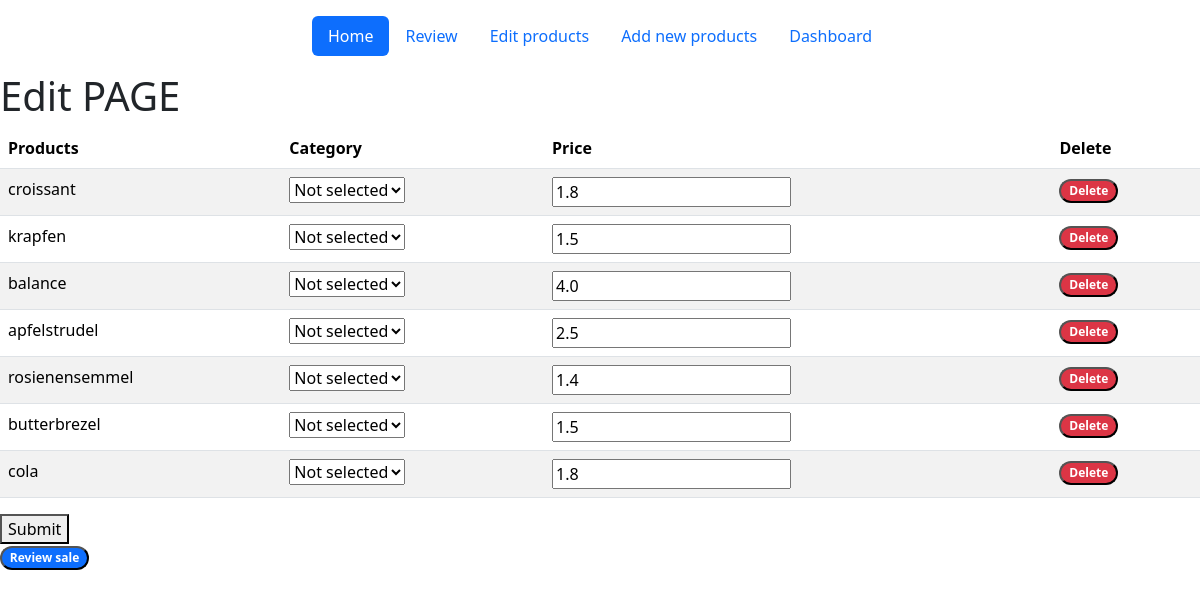
Page /edit on the committed database.
### tables this page shows
CREATE TABLE products (
id INTEGER PRIMARY KEY AUTOINCREMENT,
name TEXT,
category TEXT,
price REAL
, sell_price REAL);

### app.py (the view)
@app.route("/edit", methods=["GET", "POST"])
def edit():
    products = get_all_products() # Fetch all products from DB
    categories = list(set([product.category for product in products])) #  create categories list HERE
    id = request.form.get("id")
    if id:
        db.execute("DELETE FROM products WHERE ID = ?", id)
        return render_template("success.html")
    return render_template("edit.html", products=products, categories=categories)

### database.py (called while the page is built)
def get_connection():
    conn = sqlite3.connect("coffee.db") #opens the database file
    conn.row_factory = sqlite3.Row #optinal but useful: now u can access column by name
    return conn # give the connection back so that ur program can use it

def get_all_products():
    conn = get_connection() #call the function and connect to sqlite
    cursor =conn.cursor() #create a cursor object to read and write from the database
    cursor.execute ("SELECT * FROM products" )
    rows = cursor.fetchall () #fetch all results from that query and store them in rows like name=crossiant important
    products = []
    for row in rows:
        product = Products(row["id"], row["name"], row["category"], row["price"], row["sell_price"])
        products.append(product)
    conn.close()
    return products

### templates/edit.html (shortened to what this page needs)
{% extends "layout.html" %}
{% block body %}
<h1>Edit PAGE</h1>
<form action="/result" method="post">
    <table class="table table-striped ">
        <thead>
            <tr>
                <th>Products</th>
                <th>Category</th>
                <th>Price</th>
                <th>Delete</th>
            </tr>
        </thead>
        <tbody>
        {% for product in products %}
            <tr>
                <td>{{ product.name }}</td>
                <td>
                    <select name="{{ product.category }}_confirm">
                        <option selected value="">Not selected</option>
                    </select>
                </td>
                <td>
                    <input
                    name="{{ product.name }}_price"
                    type="number"
                    step="0.01"
                    value="{{ product.price }}">
                </td>
                <td>
                    <form action="/edit" method="post">
                        <button class="badge text-bg-danger rounded-pill">Delete</button>
                    </form>
                </td>
            </tr>
        {% endfor %}
        </tbody>
    </table>
    <button type="submit">Submit</button>
</form>
<form action="/date">
    <button class="badge text-bg-primary rounded-pill">Review sale</button>
</form>
{% endblock %}

### rows in the picture
products: name "croissant", price "1.8"
products: name "krapfen", price "1.5"
products: name "balance", price "4.0"
products: name "apfelstrudel", price "2.5"
products: name "rosienensemmel", price "1.4"
products: name "butterbrezel", price "1.5"
products: name "cola", price "1.8"
